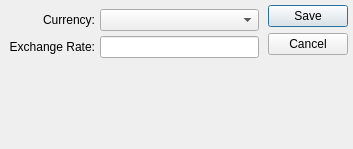
<?xml version="1.0" encoding="UTF-8"?>
<ui version="4.0">
 <comment>This file is part of the xTuple ERP: PostBooks Edition, a free and
open source Enterprise Resource Planning software suite,
Copyright (c) 1999-2011 by OpenMFG LLC, d/b/a xTuple.
It is licensed to you under the Common Public Attribution License
version 1.0, the full text of which (including xTuple-specific Exhibits)
is available at www.xtuple.com/CPAL.  By using this software, you agree
to be bound by its terms.</comment>
 <class>currencyConversion</class>
 <widget class="QDialog" name="currencyConversion">
  <property name="geometry">
   <rect>
    <x>0</x>
    <y>0</y>
    <width>353</width>
    <height>149</height>
   </rect>
  </property>
  <property name="minimumSize">
   <size>
    <width>330</width>
    <height>110</height>
   </size>
  </property>
  <property name="windowTitle">
   <string>Currency Exchange Rate</string>
  </property>
  <layout class="QGridLayout" name="gridLayout">
   <item row="0" column="0">
    <layout class="QVBoxLayout">
     <item>
      <layout class="QGridLayout">
       <property name="margin">
        <number>4</number>
       </property>
       <item row="1" column="0">
        <widget class="QLabel" name="_rateLiteral">
         <property name="text">
          <string>Exchange Rate:</string>
         </property>
         <property name="alignment">
          <set>Qt::AlignRight|Qt::AlignTrailing|Qt::AlignVCenter</set>
         </property>
        </widget>
       </item>
       <item row="1" column="1">
        <widget class="XLineEdit" name="_rate"/>
       </item>
       <item row="0" column="1">
        <widget class="XComboBox" name="_currency"/>
       </item>
       <item row="0" column="0">
        <widget class="QLabel" name="_currencyLiteral">
         <property name="text">
          <string>Currency:</string>
         </property>
         <property name="alignment">
          <set>Qt::AlignRight|Qt::AlignTrailing|Qt::AlignVCenter</set>
         </property>
        </widget>
       </item>
      </layout>
     </item>
     <item>
      <widget class="DateCluster" name="_dateCluster"/>
     </item>
    </layout>
   </item>
   <item row="0" column="1">
    <widget class="QDialogButtonBox" name="_buttonBox">
     <property name="orientation">
      <enum>Qt::Vertical</enum>
     </property>
     <property name="standardButtons">
      <set>QDialogButtonBox::Cancel|QDialogButtonBox::Save</set>
     </property>
    </widget>
   </item>
  </layout>
 </widget>
 <layoutdefault spacing="5" margin="5"/>
 <pixmapfunction>qPixmapFromMimeSource</pixmapfunction>
 <customwidgets>
  <customwidget>
   <class>DateCluster</class>
   <extends>QWidget</extends>
   <header>datecluster.h</header>
  </customwidget>
  <customwidget>
   <class>XComboBox</class>
   <extends>QComboBox</extends>
   <header>xcombobox.h</header>
  </customwidget>
  <customwidget>
   <class>XLineEdit</class>
   <extends>QLineEdit</extends>
   <header>xlineedit.h</header>
   <container>1</container>
  </customwidget>
 </customwidgets>
 <tabstops>
  <tabstop>_currency</tabstop>
  <tabstop>_rate</tabstop>
  <tabstop>_dateCluster</tabstop>
 </tabstops>
 <includes>
  <include location="local">parameter.h</include>
 </includes>
 <resources/>
 <connections/>
</ui>
